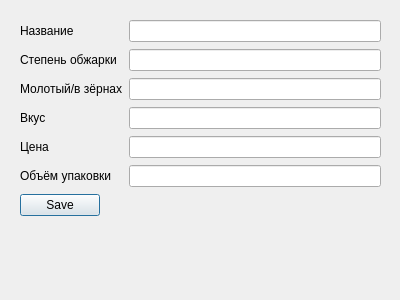
<?xml version="1.0" encoding="UTF-8"?>
<ui version="4.0">
 <class>Dialog</class>
 <widget class="QDialog" name="Dialog">
  <property name="geometry">
   <rect>
    <x>0</x>
    <y>0</y>
    <width>400</width>
    <height>300</height>
   </rect>
  </property>
  <property name="windowTitle">
   <string>Dialog</string>
  </property>
  <widget class="QWidget" name="formLayoutWidget">
   <property name="geometry">
    <rect>
     <x>20</x>
     <y>20</y>
     <width>361</width>
     <height>204</height>
    </rect>
   </property>
   <layout class="QFormLayout" name="layout">
    <property name="sizeConstraint">
     <enum>QLayout::SetDefaultConstraint</enum>
    </property>
    <property name="fieldGrowthPolicy">
     <enum>QFormLayout::AllNonFixedFieldsGrow</enum>
    </property>
    <property name="rowWrapPolicy">
     <enum>QFormLayout::WrapLongRows</enum>
    </property>
    <property name="labelAlignment">
     <set>Qt::AlignLeading|Qt::AlignLeft|Qt::AlignVCenter</set>
    </property>
    <property name="verticalSpacing">
     <number>7</number>
    </property>
    <property name="bottomMargin">
     <number>0</number>
    </property>
    <item row="0" column="0">
     <widget class="QLabel" name="label">
      <property name="text">
       <string>Название</string>
      </property>
     </widget>
    </item>
    <item row="0" column="1">
     <widget class="QLineEdit" name="name_input"/>
    </item>
    <item row="1" column="0">
     <widget class="QLabel" name="label_2">
      <property name="text">
       <string>Степень обжарки</string>
      </property>
     </widget>
    </item>
    <item row="1" column="1">
     <widget class="QLineEdit" name="roast_input"/>
    </item>
    <item row="2" column="0">
     <widget class="QLabel" name="label_3">
      <property name="text">
       <string>Молотый/в зёрнах</string>
      </property>
     </widget>
    </item>
    <item row="2" column="1">
     <widget class="QLineEdit" name="grind_input"/>
    </item>
    <item row="3" column="0">
     <widget class="QLabel" name="label_4">
      <property name="text">
       <string>Вкус</string>
      </property>
     </widget>
    </item>
    <item row="3" column="1">
     <widget class="QLineEdit" name="taste_input"/>
    </item>
    <item row="4" column="0">
     <widget class="QLabel" name="label_5">
      <property name="text">
       <string>Цена</string>
      </property>
     </widget>
    </item>
    <item row="4" column="1">
     <widget class="QLineEdit" name="price_input"/>
    </item>
    <item row="5" column="0">
     <widget class="QLabel" name="label_6">
      <property name="text">
       <string>Объём упаковки</string>
      </property>
     </widget>
    </item>
    <item row="5" column="1">
     <widget class="QLineEdit" name="volume_input"/>
    </item>
    <item row="6" column="0">
     <widget class="QPushButton" name="save_button">
      <property name="text">
       <string>Save</string>
      </property>
     </widget>
    </item>
   </layout>
  </widget>
 </widget>
 <resources/>
 <connections/>
</ui>
